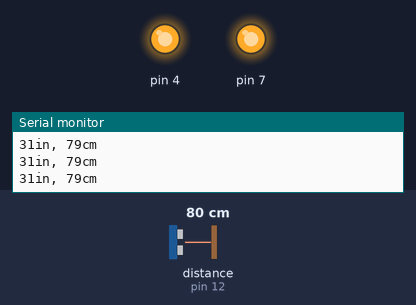
Simulated run of this sketch. Board: Arduino Uno, built with avr-gcc and run on an emulated ATmega328P. Parts: output pins drawn as LEDs (lit = HIGH), the last lines printed to the serial monitor. Wiring (inferred from the names in the program): ultrasonic range finder: trigger pin 11; echo pin 12. Dashed ring = blinking. The test bench sets the inputs (shaded band); at power-on: distance to the obstacle (sensor on pin 12) 80 cm. The echo pulse lasts 58.3 µs per cm; pins used as bus, display or sensor lines are not drawn.

Above: at 1.2 s.
1.3 s: distance to the obstacle (sensor on pin 12) set to 18 cm
2.9 s: distance to the obstacle (sensor on pin 12) set to 14 cm
At 4.0 s:
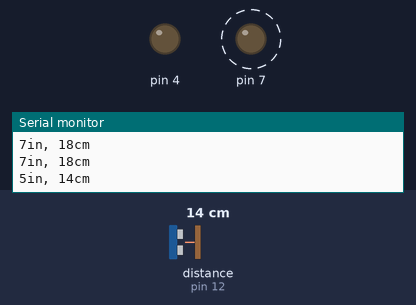
5.9 s: distance to the obstacle (sensor on pin 12) set to 35 cm
At 7.0 s:
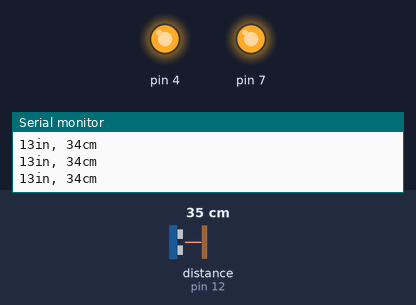
7.9 s: distance to the obstacle (sensor on pin 12) set to 2 cm
At 9.6 s:
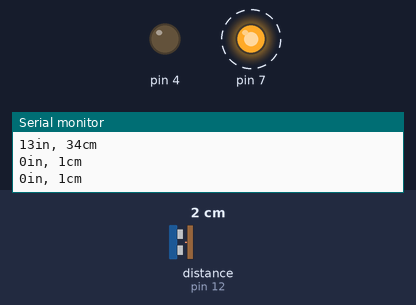
Timing chart, 0 to 11.9 s (numbered marks = the images above; inputs shaded):
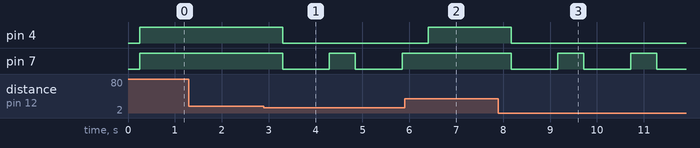

The sketch:

Senzor_razdaljine.ino
```cpp
/*
    Ultrasonic sensor Pins:
        VCC: +5VDC
        Trig : Trigger (INPUT) - Pin11
        Echo: Echo (OUTPUT) - Pin 12
        GND: GND
 */

int trigPin = 11;    //Trig - green Jumper
int echoPin = 12;    //Echo - yellow Jumper
long duration, cm, inches;

void setup() {
  //Serial Port begin
  Serial.begin (9600);
  //Define inputs and outputs
  pinMode(trigPin, OUTPUT);
  pinMode(echoPin, INPUT);
  pinMode (7, OUTPUT);
  pinMode (4, OUTPUT);
}

void loop()
{


  // The sensor is triggered by a HIGH pulse of 10 or more microseconds.
  // Give a short LOW pulse beforehand to ensure a clean HIGH pulse:
  digitalWrite(trigPin, LOW);
  delayMicroseconds(5);
  digitalWrite(trigPin, HIGH);
  delayMicroseconds(10);
  digitalWrite(trigPin, LOW);

  // Read the signal from the sensor: a HIGH pulse whose
  // duration is the time (in microseconds) from the sending
  // of the ping to the reception of its echo off of an object.
  pinMode(echoPin, INPUT);
  duration = pulseIn(echoPin, HIGH);

  // convert the time into a distance
  cm = (duration/2) / 29.1;
  inches = (duration/2) / 74;

  Serial.print(inches);
  Serial.print("in, ");
  Serial.print(cm);
  Serial.print("cm");
  Serial.println();

  delay(250);

  digitalWrite(7, HIGH);
  digitalWrite(4, HIGH);

  if (cm < 15){
  digitalWrite(7, LOW);
  digitalWrite(4, LOW);
  delay(1000);
  digitalWrite(7, HIGH);
  delay(300);
  }
}
```

Measured:
- the behaviour switches between 16 and 15 cm on distance to the obstacle (sensor on pin 12) (found by bisection; images 0 and 1)
- after the input at 2.9 s, pin 4: HIGH → LOW after 0.40 s; pin 7: alternates HIGH for 0.55 s and LOW for 1.0 s, starting after 0.40 s
- after the input at 5.9 s, pin 4: LOW → HIGH after 0.50 s; pin 7: stays HIGH (without the input it goes to LOW after 0.50 s)
- after the input at 7.9 s, pin 4: HIGH → LOW after 0.27 s; pin 7: alternates HIGH for 0.55 s and LOW for 1.0 s, starting after 0.27 s
